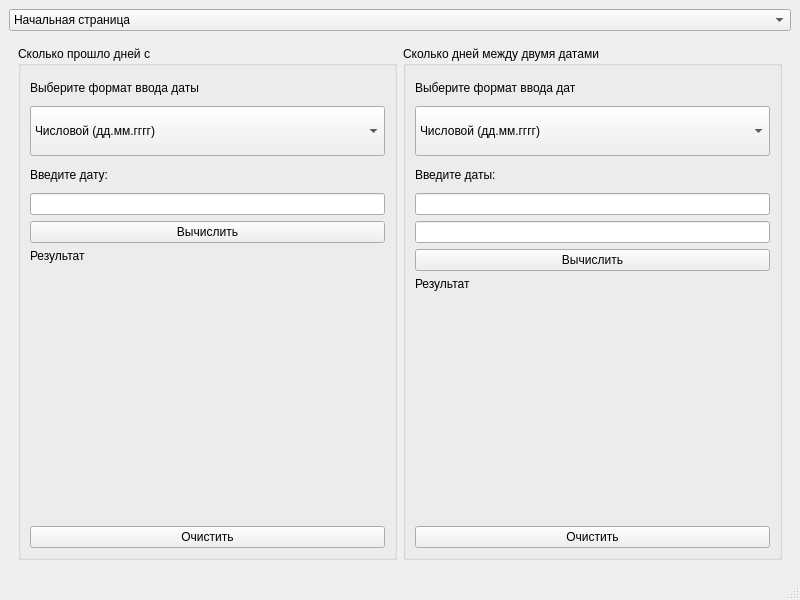
<?xml version="1.0" encoding="UTF-8"?>
<ui version="4.0">
 <class>MainWindow</class>
 <widget class="QMainWindow" name="MainWindow">
  <property name="geometry">
   <rect>
    <x>0</x>
    <y>0</y>
    <width>800</width>
    <height>600</height>
   </rect>
  </property>
  <property name="windowTitle">
   <string>Task 1</string>
  </property>
  <widget class="QWidget" name="centralwidget">
   <layout class="QVBoxLayout" name="verticalLayout_15">
    <item>
     <widget class="QComboBox" name="functions">
      <item>
       <property name="text">
        <string>Начальная страница</string>
       </property>
      </item>
      <item>
       <property name="text">
        <string>Квадратное уравнение</string>
       </property>
      </item>
      <item>
       <property name="text">
        <string>Прогрессии</string>
       </property>
      </item>
      <item>
       <property name="text">
        <string>Работа с датами</string>
       </property>
      </item>
      <item>
       <property name="text">
        <string>Треугольник</string>
       </property>
      </item>
     </widget>
    </item>
    <item>
     <widget class="QStackedWidget" name="stackedWidget">
      <property name="currentIndex">
       <number>3</number>
      </property>
      <widget class="QWidget" name="page">
       <layout class="QHBoxLayout" name="horizontalLayout">
        <item>
         <spacer name="horizontalSpacer">
          <property name="orientation">
           <enum>Qt::Orientation::Horizontal</enum>
          </property>
          <property name="sizeHint" stdset="0">
           <size>
            <width>97</width>
            <height>20</height>
           </size>
          </property>
         </spacer>
        </item>
        <item>
         <widget class="QLabel" name="label">
          <property name="text">
           <string>Добро пожаловать! Для работы выберите задачу из выпадающего списка сверху</string>
          </property>
         </widget>
        </item>
        <item>
         <spacer name="horizontalSpacer_2">
          <property name="orientation">
           <enum>Qt::Orientation::Horizontal</enum>
          </property>
          <property name="sizeHint" stdset="0">
           <size>
            <width>122</width>
            <height>20</height>
           </size>
          </property>
         </spacer>
        </item>
       </layout>
      </widget>
      <widget class="QWidget" name="page_2">
       <layout class="QVBoxLayout" name="verticalLayout_4">
        <item>
         <widget class="QGroupBox" name="groupBox_3">
          <property name="minimumSize">
           <size>
            <width>542</width>
            <height>70</height>
           </size>
          </property>
          <property name="title">
           <string>Параметры уравнения</string>
          </property>
          <layout class="QHBoxLayout" name="horizontalLayout_5">
           <item>
            <spacer name="horizontalSpacer_3">
             <property name="orientation">
              <enum>Qt::Orientation::Horizontal</enum>
             </property>
             <property name="sizeHint" stdset="0">
              <size>
               <width>91</width>
               <height>20</height>
              </size>
             </property>
            </spacer>
           </item>
           <item>
            <layout class="QHBoxLayout" name="horizontalLayout_3">
             <item>
              <widget class="QLineEdit" name="aq">
               <property name="maximumSize">
                <size>
                 <width>120</width>
                 <height>16777215</height>
                </size>
               </property>
               <property name="text">
                <string>Коэффициент A</string>
               </property>
              </widget>
             </item>
             <item>
              <widget class="QLabel" name="label_7">
               <property name="sizePolicy">
                <sizepolicy hsizetype="Maximum" vsizetype="Preferred">
                 <horstretch>0</horstretch>
                 <verstretch>0</verstretch>
                </sizepolicy>
               </property>
               <property name="maximumSize">
                <size>
                 <width>50</width>
                 <height>16777215</height>
                </size>
               </property>
               <property name="text">
                <string>x^2 + (</string>
               </property>
               <property name="alignment">
                <set>Qt::AlignmentFlag::AlignCenter</set>
               </property>
              </widget>
             </item>
             <item>
              <widget class="QLineEdit" name="bq">
               <property name="maximumSize">
                <size>
                 <width>120</width>
                 <height>16777215</height>
                </size>
               </property>
               <property name="text">
                <string>Коэффициент B</string>
               </property>
              </widget>
             </item>
             <item>
              <widget class="QLabel" name="label_6">
               <property name="sizePolicy">
                <sizepolicy hsizetype="Maximum" vsizetype="Preferred">
                 <horstretch>0</horstretch>
                 <verstretch>0</verstretch>
                </sizepolicy>
               </property>
               <property name="maximumSize">
                <size>
                 <width>50</width>
                 <height>16777215</height>
                </size>
               </property>
               <property name="text">
                <string>) x + (</string>
               </property>
               <property name="alignment">
                <set>Qt::AlignmentFlag::AlignCenter</set>
               </property>
              </widget>
             </item>
             <item>
              <widget class="QLineEdit" name="cq">
               <property name="maximumSize">
                <size>
                 <width>120</width>
                 <height>16777215</height>
                </size>
               </property>
               <property name="text">
                <string>Коэффициент C</string>
               </property>
              </widget>
             </item>
             <item>
              <widget class="QLabel" name="label_9">
               <property name="sizePolicy">
                <sizepolicy hsizetype="Maximum" vsizetype="Preferred">
                 <horstretch>0</horstretch>
                 <verstretch>0</verstretch>
                </sizepolicy>
               </property>
               <property name="maximumSize">
                <size>
                 <width>50</width>
                 <height>16777215</height>
                </size>
               </property>
               <property name="text">
                <string>) = 0</string>
               </property>
               <property name="alignment">
                <set>Qt::AlignmentFlag::AlignCenter</set>
               </property>
              </widget>
             </item>
            </layout>
           </item>
           <item>
            <spacer name="horizontalSpacer_4">
             <property name="orientation">
              <enum>Qt::Orientation::Horizontal</enum>
             </property>
             <property name="sizeHint" stdset="0">
              <size>
               <width>91</width>
               <height>20</height>
              </size>
             </property>
            </spacer>
           </item>
          </layout>
         </widget>
        </item>
        <item>
         <layout class="QVBoxLayout" name="verticalLayout">
          <item>
           <widget class="QPushButton" name="quadcalc">
            <property name="text">
             <string>Найти корни</string>
            </property>
           </widget>
          </item>
          <item>
           <widget class="QLabel" name="quadres">
            <property name="text">
             <string>Результат</string>
            </property>
            <property name="alignment">
             <set>Qt::AlignmentFlag::AlignLeading|Qt::AlignmentFlag::AlignLeft|Qt::AlignmentFlag::AlignTop</set>
            </property>
           </widget>
          </item>
         </layout>
        </item>
        <item>
         <widget class="QPushButton" name="clear_quad">
          <property name="text">
           <string>Очистить</string>
          </property>
         </widget>
        </item>
       </layout>
      </widget>
      <widget class="QWidget" name="page_4">
       <layout class="QVBoxLayout" name="verticalLayout_19">
        <item>
         <widget class="QGroupBox" name="groupBox_4">
          <property name="title">
           <string>Параметры</string>
          </property>
          <layout class="QVBoxLayout" name="verticalLayout_18">
           <item>
            <layout class="QVBoxLayout" name="verticalLayout_5">
             <item>
              <widget class="QLabel" name="label_12">
               <property name="maximumSize">
                <size>
                 <width>16777215</width>
                 <height>25</height>
                </size>
               </property>
               <property name="text">
                <string>Выберите тип прогрессии</string>
               </property>
              </widget>
             </item>
             <item>
              <widget class="QComboBox" name="prog_type">
               <property name="maximumSize">
                <size>
                 <width>16777215</width>
                 <height>50</height>
                </size>
               </property>
               <item>
                <property name="text">
                 <string>Арифметическая</string>
                </property>
               </item>
               <item>
                <property name="text">
                 <string>Геометрическая</string>
                </property>
               </item>
              </widget>
             </item>
            </layout>
           </item>
           <item>
            <layout class="QVBoxLayout" name="verticalLayout_16">
             <item>
              <widget class="QLabel" name="label_11">
               <property name="maximumSize">
                <size>
                 <width>16777215</width>
                 <height>25</height>
                </size>
               </property>
               <property name="text">
                <string>Выберите операцию</string>
               </property>
              </widget>
             </item>
             <item>
              <widget class="QComboBox" name="prog_mode">
               <property name="maximumSize">
                <size>
                 <width>16777215</width>
                 <height>50</height>
                </size>
               </property>
               <item>
                <property name="text">
                 <string>Найти n-ный член</string>
                </property>
               </item>
               <item>
                <property name="text">
                 <string>Найти сумму n первых членов</string>
                </property>
               </item>
              </widget>
             </item>
            </layout>
           </item>
           <item>
            <layout class="QVBoxLayout" name="verticalLayout_17">
             <item>
              <widget class="QLabel" name="label_10">
               <property name="maximumSize">
                <size>
                 <width>16777215</width>
                 <height>25</height>
                </size>
               </property>
               <property name="text">
                <string>Введите параметры</string>
               </property>
              </widget>
             </item>
             <item>
              <widget class="QLineEdit" name="first_el">
               <property name="minimumSize">
                <size>
                 <width>250</width>
                 <height>0</height>
                </size>
               </property>
               <property name="maximumSize">
                <size>
                 <width>16777215</width>
                 <height>16777215</height>
                </size>
               </property>
               <property name="text">
                <string>Первый член</string>
               </property>
              </widget>
             </item>
             <item>
              <widget class="QLineEdit" name="diff">
               <property name="minimumSize">
                <size>
                 <width>250</width>
                 <height>0</height>
                </size>
               </property>
               <property name="maximumSize">
                <size>
                 <width>16777215</width>
                 <height>16777215</height>
                </size>
               </property>
               <property name="text">
                <string>Разность/Знаменатель</string>
               </property>
              </widget>
             </item>
             <item>
              <widget class="QLineEdit" name="nn">
               <property name="minimumSize">
                <size>
                 <width>250</width>
                 <height>0</height>
                </size>
               </property>
               <property name="maximumSize">
                <size>
                 <width>16777215</width>
                 <height>16777215</height>
                </size>
               </property>
               <property name="text">
                <string>Номер n</string>
               </property>
              </widget>
             </item>
            </layout>
           </item>
          </layout>
         </widget>
        </item>
        <item>
         <layout class="QVBoxLayout" name="verticalLayout_6">
          <item>
           <widget class="QPushButton" name="prog_calc">
            <property name="text">
             <string>Вычислить</string>
            </property>
           </widget>
          </item>
          <item>
           <widget class="QLabel" name="prog_res">
            <property name="text">
             <string>Результат</string>
            </property>
            <property name="alignment">
             <set>Qt::AlignmentFlag::AlignLeading|Qt::AlignmentFlag::AlignLeft|Qt::AlignmentFlag::AlignTop</set>
            </property>
           </widget>
          </item>
         </layout>
        </item>
        <item>
         <widget class="QPushButton" name="clear_prog">
          <property name="text">
           <string>Очистить</string>
          </property>
         </widget>
        </item>
       </layout>
      </widget>
      <widget class="QWidget" name="page_1">
       <layout class="QHBoxLayout" name="horizontalLayout_2">
        <item>
         <widget class="QGroupBox" name="groupBox">
          <property name="title">
           <string>Сколько прошло дней с</string>
          </property>
          <layout class="QVBoxLayout" name="verticalLayout_14">
           <item>
            <layout class="QVBoxLayout" name="verticalLayout_11">
             <item>
              <widget class="QLabel" name="label_2">
               <property name="maximumSize">
                <size>
                 <width>16777215</width>
                 <height>25</height>
                </size>
               </property>
               <property name="text">
                <string>Выберите формат ввода даты</string>
               </property>
              </widget>
             </item>
             <item>
              <widget class="QComboBox" name="format1">
               <property name="maximumSize">
                <size>
                 <width>16777215</width>
                 <height>50</height>
                </size>
               </property>
               <item>
                <property name="text">
                 <string>Числовой (дд.мм.гггг)</string>
                </property>
               </item>
               <item>
                <property name="text">
                 <string>Словесный (день месяц год)</string>
                </property>
               </item>
              </widget>
             </item>
            </layout>
           </item>
           <item>
            <layout class="QVBoxLayout" name="verticalLayout_2">
             <item>
              <widget class="QLabel" name="label_3">
               <property name="maximumSize">
                <size>
                 <width>16777215</width>
                 <height>25</height>
                </size>
               </property>
               <property name="text">
                <string>Введите дату:</string>
               </property>
              </widget>
             </item>
             <item>
              <widget class="QLineEdit" name="date"/>
             </item>
            </layout>
           </item>
           <item>
            <layout class="QVBoxLayout" name="verticalLayout_8">
             <item>
              <widget class="QPushButton" name="datecalc1">
               <property name="text">
                <string>Вычислить</string>
               </property>
              </widget>
             </item>
             <item>
              <widget class="QLabel" name="date_res1">
               <property name="text">
                <string>Результат</string>
               </property>
               <property name="alignment">
                <set>Qt::AlignmentFlag::AlignLeading|Qt::AlignmentFlag::AlignLeft|Qt::AlignmentFlag::AlignTop</set>
               </property>
              </widget>
             </item>
            </layout>
           </item>
           <item>
            <widget class="QPushButton" name="clear_date1">
             <property name="text">
              <string>Очистить</string>
             </property>
            </widget>
           </item>
          </layout>
         </widget>
        </item>
        <item>
         <widget class="QGroupBox" name="groupBox_2">
          <property name="title">
           <string>Сколько дней между двумя датами</string>
          </property>
          <layout class="QVBoxLayout" name="verticalLayout_13">
           <item>
            <layout class="QVBoxLayout" name="verticalLayout_12">
             <item>
              <widget class="QLabel" name="label_4">
               <property name="maximumSize">
                <size>
                 <width>16777215</width>
                 <height>25</height>
                </size>
               </property>
               <property name="text">
                <string>Выберите формат ввода дат</string>
               </property>
              </widget>
             </item>
             <item>
              <widget class="QComboBox" name="format2">
               <property name="maximumSize">
                <size>
                 <width>16777215</width>
                 <height>50</height>
                </size>
               </property>
               <item>
                <property name="text">
                 <string>Числовой (дд.мм.гггг)</string>
                </property>
               </item>
               <item>
                <property name="text">
                 <string>Словесный (день месяц год)</string>
                </property>
               </item>
              </widget>
             </item>
            </layout>
           </item>
           <item>
            <layout class="QVBoxLayout" name="verticalLayout_3">
             <item>
              <widget class="QLabel" name="label_5">
               <property name="maximumSize">
                <size>
                 <width>16777215</width>
                 <height>25</height>
                </size>
               </property>
               <property name="text">
                <string>Введите даты:</string>
               </property>
              </widget>
             </item>
             <item>
              <widget class="QLineEdit" name="date_2"/>
             </item>
             <item>
              <widget class="QLineEdit" name="date_3"/>
             </item>
            </layout>
           </item>
           <item>
            <layout class="QVBoxLayout" name="verticalLayout_9">
             <item>
              <widget class="QPushButton" name="datecalc2">
               <property name="text">
                <string>Вычислить</string>
               </property>
              </widget>
             </item>
             <item>
              <widget class="QLabel" name="date_res2">
               <property name="text">
                <string>Результат</string>
               </property>
               <property name="alignment">
                <set>Qt::AlignmentFlag::AlignLeading|Qt::AlignmentFlag::AlignLeft|Qt::AlignmentFlag::AlignTop</set>
               </property>
              </widget>
             </item>
            </layout>
           </item>
           <item>
            <widget class="QPushButton" name="clear_date2">
             <property name="text">
              <string>Очистить</string>
             </property>
            </widget>
           </item>
          </layout>
         </widget>
        </item>
       </layout>
      </widget>
      <widget class="QWidget" name="page_5">
       <layout class="QVBoxLayout" name="verticalLayout_22">
        <item>
         <layout class="QVBoxLayout" name="verticalLayout_21">
          <item>
           <layout class="QHBoxLayout" name="horizontalLayout_4">
            <item>
             <widget class="QGroupBox" name="groupBox_5">
              <property name="minimumSize">
               <size>
                <width>265</width>
                <height>0</height>
               </size>
              </property>
              <property name="title">
               <string>Параметры треугольника</string>
              </property>
              <widget class="QWidget" name="layoutWidget">
               <property name="geometry">
                <rect>
                 <x>10</x>
                 <y>33</y>
                 <width>243</width>
                 <height>217</height>
                </rect>
               </property>
               <layout class="QVBoxLayout" name="verticalLayout_20">
                <item>
                 <layout class="QVBoxLayout" name="verticalLayout_7">
                  <item>
                   <widget class="QLabel" name="label_8">
                    <property name="maximumSize">
                     <size>
                      <width>300</width>
                      <height>50</height>
                     </size>
                    </property>
                    <property name="text">
                     <string>Введите стороны треугольника</string>
                    </property>
                   </widget>
                  </item>
                  <item>
                   <widget class="QLineEdit" name="sideA">
                    <property name="maximumSize">
                     <size>
                      <width>300</width>
                      <height>16777215</height>
                     </size>
                    </property>
                    <property name="text">
                     <string>Сторона A</string>
                    </property>
                   </widget>
                  </item>
                  <item>
                   <widget class="QLineEdit" name="sideB">
                    <property name="maximumSize">
                     <size>
                      <width>300</width>
                      <height>16777215</height>
                     </size>
                    </property>
                    <property name="text">
                     <string>Сторона B</string>
                    </property>
                   </widget>
                  </item>
                  <item>
                   <widget class="QLineEdit" name="sideC">
                    <property name="maximumSize">
                     <size>
                      <width>300</width>
                      <height>16777215</height>
                     </size>
                    </property>
                    <property name="text">
                     <string>Сторона C</string>
                    </property>
                   </widget>
                  </item>
                 </layout>
                </item>
                <item>
                 <layout class="QVBoxLayout" name="verticalLayout_10">
                  <item>
                   <widget class="QLabel" name="label_13">
                    <property name="maximumSize">
                     <size>
                      <width>300</width>
                      <height>20</height>
                     </size>
                    </property>
                    <property name="text">
                     <string>Выберите операцию</string>
                    </property>
                   </widget>
                  </item>
                  <item>
                   <widget class="QComboBox" name="triop">
                    <property name="maximumSize">
                     <size>
                      <width>300</width>
                      <height>50</height>
                     </size>
                    </property>
                    <item>
                     <property name="text">
                      <string>Анализ существования и типа</string>
                     </property>
                    </item>
                    <item>
                     <property name="text">
                      <string>Площадь</string>
                     </property>
                    </item>
                    <item>
                     <property name="text">
                      <string>Периметр</string>
                     </property>
                    </item>
                   </widget>
                  </item>
                 </layout>
                </item>
                <item>
                 <widget class="QPushButton" name="tricalc">
                  <property name="maximumSize">
                   <size>
                    <width>300</width>
                    <height>16777215</height>
                   </size>
                  </property>
                  <property name="text">
                   <string>Выполнить</string>
                  </property>
                 </widget>
                </item>
               </layout>
              </widget>
             </widget>
            </item>
            <item>
             <widget class="QGraphicsView" name="graphicsView"/>
            </item>
           </layout>
          </item>
          <item>
           <widget class="QLabel" name="triangle_res">
            <property name="text">
             <string>Результат</string>
            </property>
           </widget>
          </item>
         </layout>
        </item>
        <item>
         <widget class="QPushButton" name="clear_tri">
          <property name="text">
           <string>Очистить</string>
          </property>
         </widget>
        </item>
       </layout>
      </widget>
     </widget>
    </item>
   </layout>
  </widget>
  <widget class="QMenuBar" name="menubar">
   <property name="geometry">
    <rect>
     <x>0</x>
     <y>0</y>
     <width>800</width>
     <height>37</height>
    </rect>
   </property>
  </widget>
  <widget class="QStatusBar" name="statusbar"/>
 </widget>
 <resources/>
 <connections/>
</ui>
